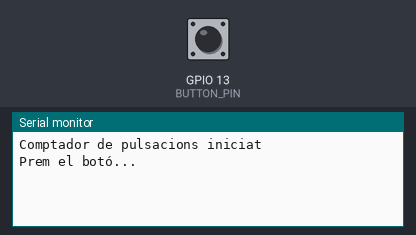
Bench run of a sketch on a simulated ESP32. Parts: the last lines printed to the serial monitor. Inputs (shaded band) come from the test bench; at power-on: GPIO 13 (BUTTON_PIN) HIGH.

Above: at 1.2 s.
1.3 s: GPIO 13 (BUTTON_PIN) pulled LOW for 0.15 s
At 2.0 s:
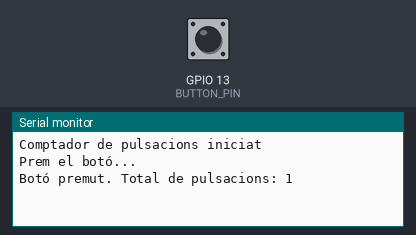
2.9 s: GPIO 13 (BUTTON_PIN) pulled LOW for 1 s
At 3.3 s:
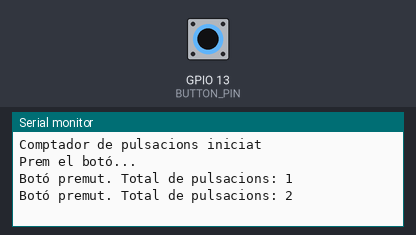
5.4 s: GPIO 13 (BUTTON_PIN) pulled LOW for 0.15 s
At 6.4 s:
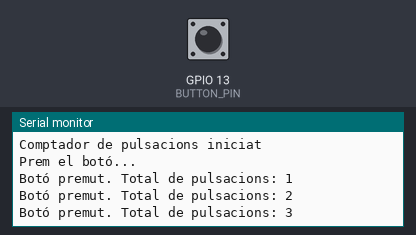

Measured:
- after the input at 1.3 s, the serial monitor: prints a new line after 0.05 s (image 1)
- after the input at 2.9 s, the serial monitor: prints a new line after 0.05 s (image 2)
- after the input at 5.4 s, the serial monitor: prints a new line after 0.05 s (image 3)

The sketch:

boto.ino
```cpp
/*
  Exemples ESP32 - Comptador de pulsacions d'un botó

  Compta quantes vegades s'ha premut un botó, amb antirebot (debounce).
  Es pot provar a l'emulador Wokwi (https://wokwi.com/).

  Connexions:
    - Un terminal del botó al GPIO 13
    - L'altre terminal del botó a GND
  (S'utilitza INPUT_PULLUP: en repòs el pin llegeix HIGH, i en prémer LOW)
*/

#define BUTTON_PIN    13   // GPIO13 connectat al botó
#define DEBOUNCE_TIME 50   // temps antirebot en mil·lisegons

// Variables per a la lògica antirebot
int lastSteadyState = HIGH;       // estat estable anterior (HIGH = no premut)
int lastFlickerableState = HIGH;  // darrera lectura (pot tenir rebots)
int currentState;
unsigned long lastDebounceTime = 0;

// Comptador de pulsacions
unsigned int comptador = 0;

void setup() {
  Serial.begin(9600);
  pinMode(BUTTON_PIN, INPUT_PULLUP);
  Serial.println("Comptador de pulsacions iniciat");
  Serial.println("Prem el botó...");
}

// Retorna true només un cop per cada pulsació (flanc de baixada)
bool button() {
  currentState = digitalRead(BUTTON_PIN);

  // Si l'estat ha canviat, reiniciem el temporitzador antirebot
  if (currentState != lastFlickerableState) {
    lastDebounceTime = millis();
    lastFlickerableState = currentState;
  }

  // Si l'estat porta estable prou temps, el considerem vàlid
  if ((millis() - lastDebounceTime) > DEBOUNCE_TIME) {
    if (lastSteadyState != currentState) {
      lastSteadyState = currentState;
      // true si el botó s'acaba de prémer (LOW amb INPUT_PULLUP)
      return (currentState == LOW);
    }
  }

  return false;
}

void loop() {
  if (button()) {
    comptador++;
    Serial.print("Botó premut. Total de pulsacions: ");
    Serial.println(comptador);
  }
}
```
